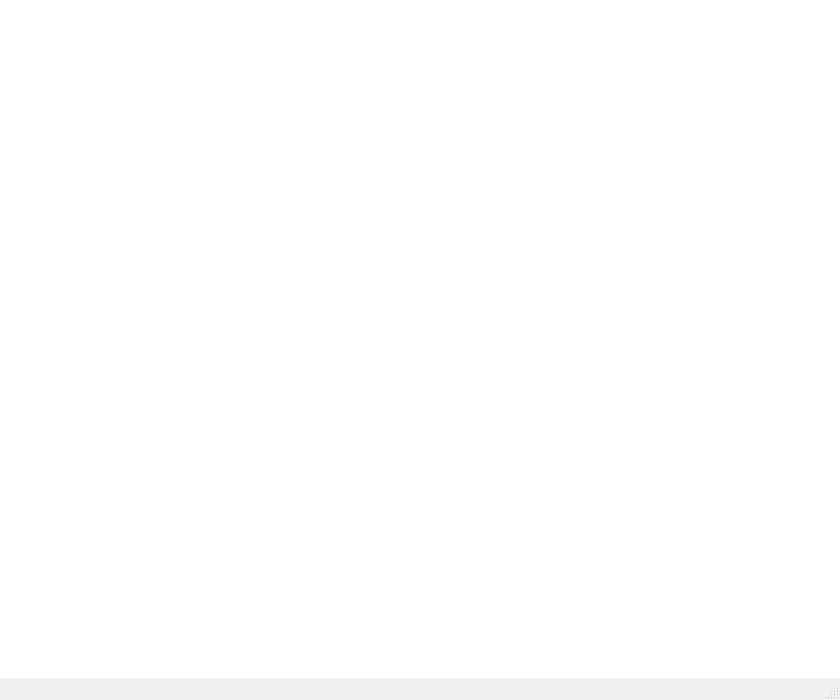
<?xml version="1.0" encoding="UTF-8"?>
<ui version="4.0">
 <class>MainWindow</class>
 <widget class="QMainWindow" name="MainWindow">
  <property name="geometry">
   <rect>
    <x>0</x>
    <y>0</y>
    <width>840</width>
    <height>700</height>
   </rect>
  </property>
  <property name="minimumSize">
   <size>
    <width>840</width>
    <height>700</height>
   </size>
  </property>
  <property name="maximumSize">
   <size>
    <width>840</width>
    <height>700</height>
   </size>
  </property>
  <property name="windowTitle">
   <string>Wypożyczalnia samochodów</string>
  </property>
  <property name="windowIcon">
   <iconset resource="resources.qrc">
    <normaloff>:/images/images/icon.ico</normaloff>:/images/images/icon.ico</iconset>
  </property>
  <property name="styleSheet">
   <string notr="true">#centralWidget QScrollBar:vertical {
  border: none;
  background: &quot;transparent&quot;;
  width: 15px;
  margin: 20px 0px 20px 0px;
}

#centralWidget QScrollBar::handle:vertical {
  background: rgb(107,124,140);
  min-height: 20px;
  border-radius: 2px;
}

#centralWidget QScrollBar::add-line:vertical {
   border: none;
      background: none;
width: 0px;
height: 0px;
}

#centralWidget QScrollBar::sub-line:vertical {
   border: none;
      background: none;
width: 0px;
height: 0px;
}
</string>
  </property>
  <widget class="QWidget" name="centralWidget">
   <property name="styleSheet">
    <string notr="true">background-color: white</string>
   </property>
   <widget class="QFrame" name="topFrame">
    <property name="geometry">
     <rect>
      <x>-1</x>
      <y>-1</y>
      <width>841</width>
      <height>101</height>
     </rect>
    </property>
    <property name="styleSheet">
     <string notr="true">#topFrame {
border: none;
background: qlineargradient(x1:0, y1:0, x2:0, y2:1,
   stop: 0 rgba(255,140,0), stop: 0.7 rgb(255,105,0));
border-bottom-right-radius: 10px;
border-bottom-left-radius:10px;
}

</string>
    </property>
    <property name="frameShape">
     <enum>QFrame::StyledPanel</enum>
    </property>
    <property name="frameShadow">
     <enum>QFrame::Raised</enum>
    </property>
    <widget class="QLabel" name="label">
     <property name="geometry">
      <rect>
       <x>30</x>
       <y>16</y>
       <width>491</width>
       <height>61</height>
      </rect>
     </property>
     <property name="font">
      <font>
       <family>Sans</family>
       <pointsize>22</pointsize>
       <weight>50</weight>
       <italic>false</italic>
       <bold>false</bold>
      </font>
     </property>
     <property name="styleSheet">
      <string notr="true">background-color: transparent;
color: white</string>
     </property>
     <property name="text">
      <string>Wypożyczalnia samochodów</string>
     </property>
    </widget>
   </widget>
   <widget class="QScrollArea" name="scrollArea">
    <property name="geometry">
     <rect>
      <x>11</x>
      <y>101</y>
      <width>831</width>
      <height>571</height>
     </rect>
    </property>
    <property name="styleSheet">
     <string notr="true">background-color: white;
</string>
    </property>
    <property name="frameShape">
     <enum>QFrame::NoFrame</enum>
    </property>
    <property name="widgetResizable">
     <bool>true</bool>
    </property>
    <widget class="QWidget" name="scrollAreaWidgetContents">
     <property name="geometry">
      <rect>
       <x>0</x>
       <y>0</y>
       <width>831</width>
       <height>571</height>
      </rect>
     </property>
     <property name="styleSheet">
      <string notr="true"/>
     </property>
    </widget>
   </widget>
  </widget>
  <widget class="QMenuBar" name="menuBar">
   <property name="geometry">
    <rect>
     <x>0</x>
     <y>0</y>
     <width>840</width>
     <height>21</height>
    </rect>
   </property>
  </widget>
  <widget class="QStatusBar" name="statusBar"/>
 </widget>
 <layoutdefault spacing="6" margin="11"/>
 <resources>
  <include location="resources.qrc"/>
 </resources>
 <connections/>
</ui>
